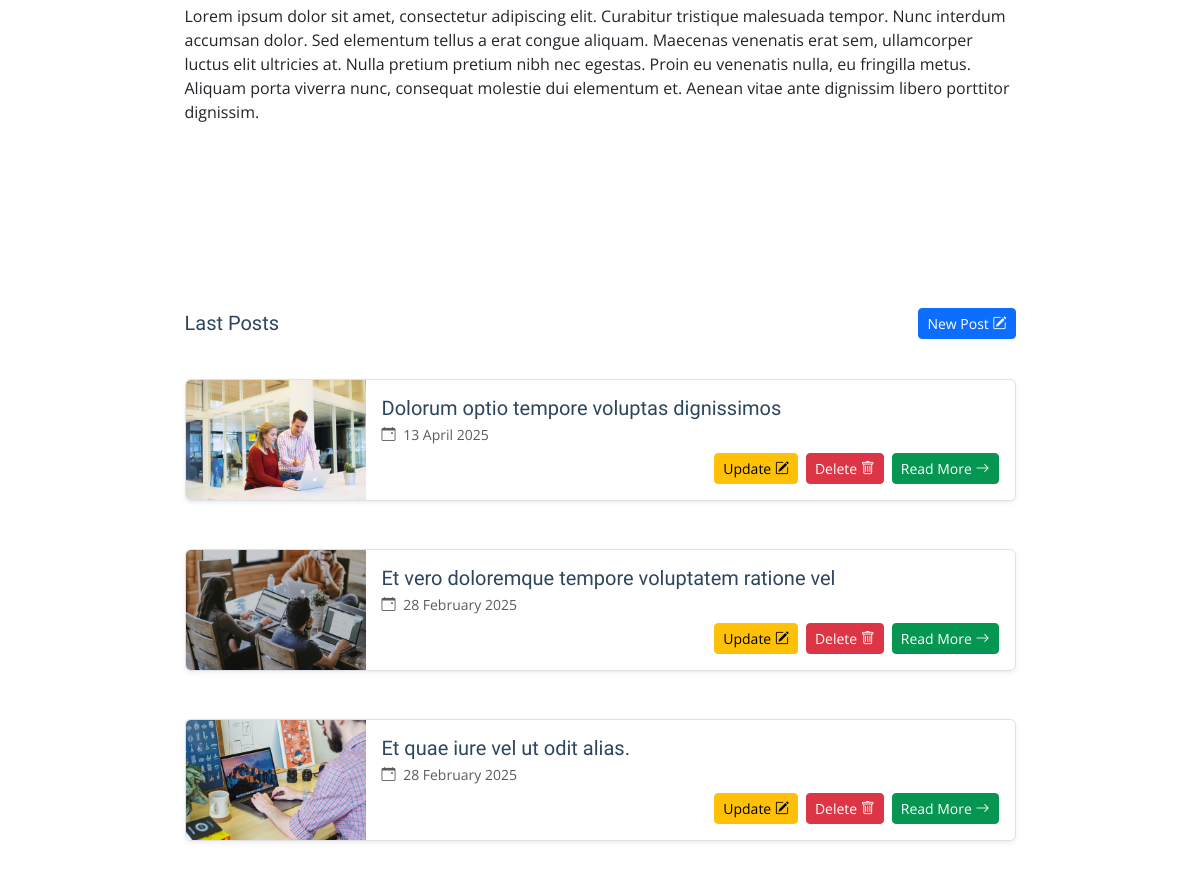
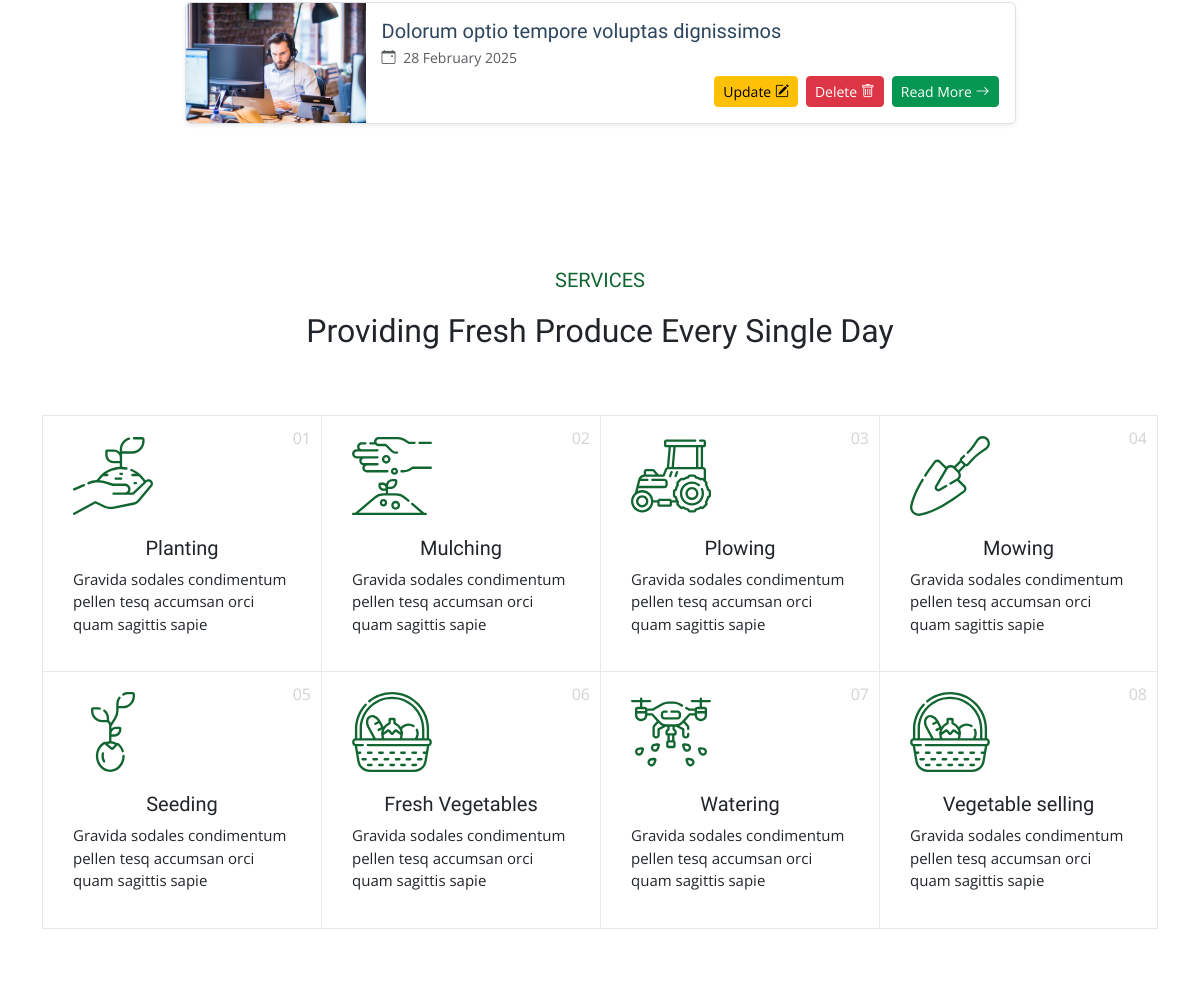
/accounts/profile/admin/ (signed in, middle part), run on an earlier commit of the app's database (2 pictures, top to bottom).
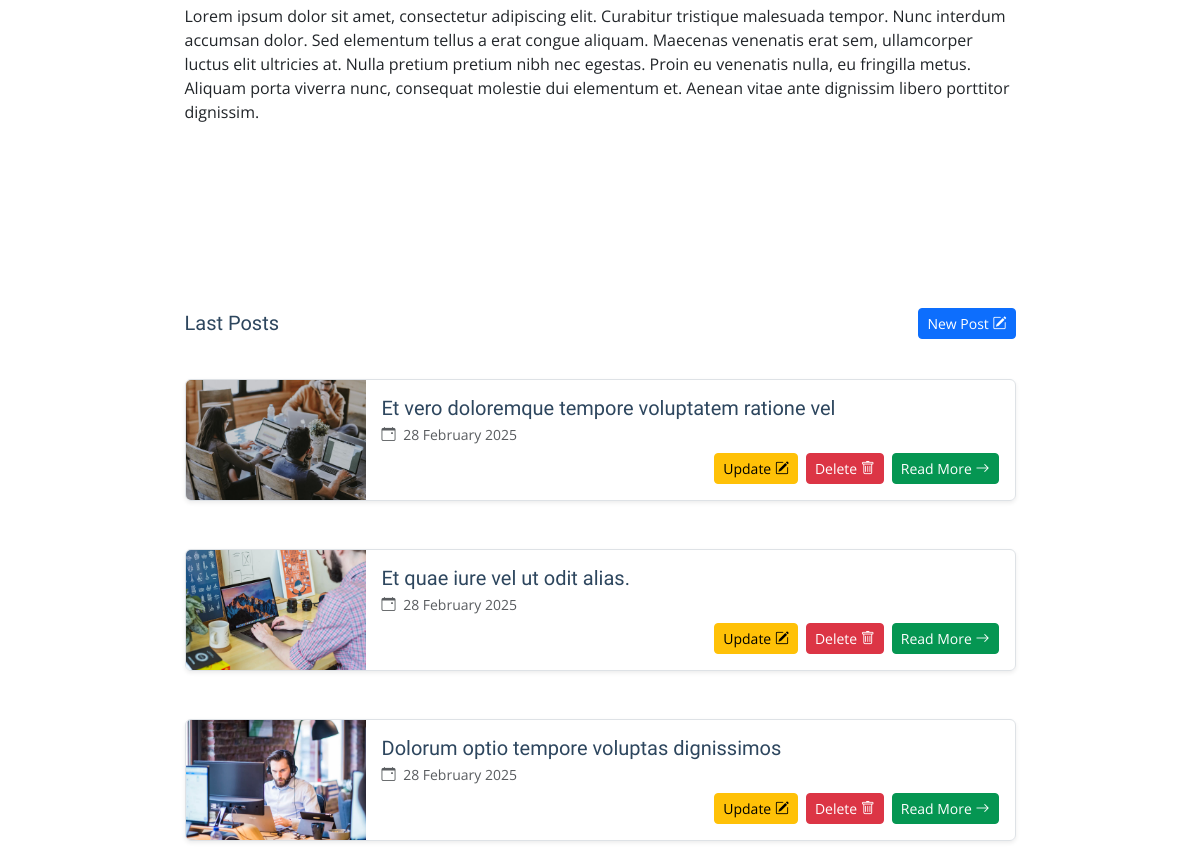
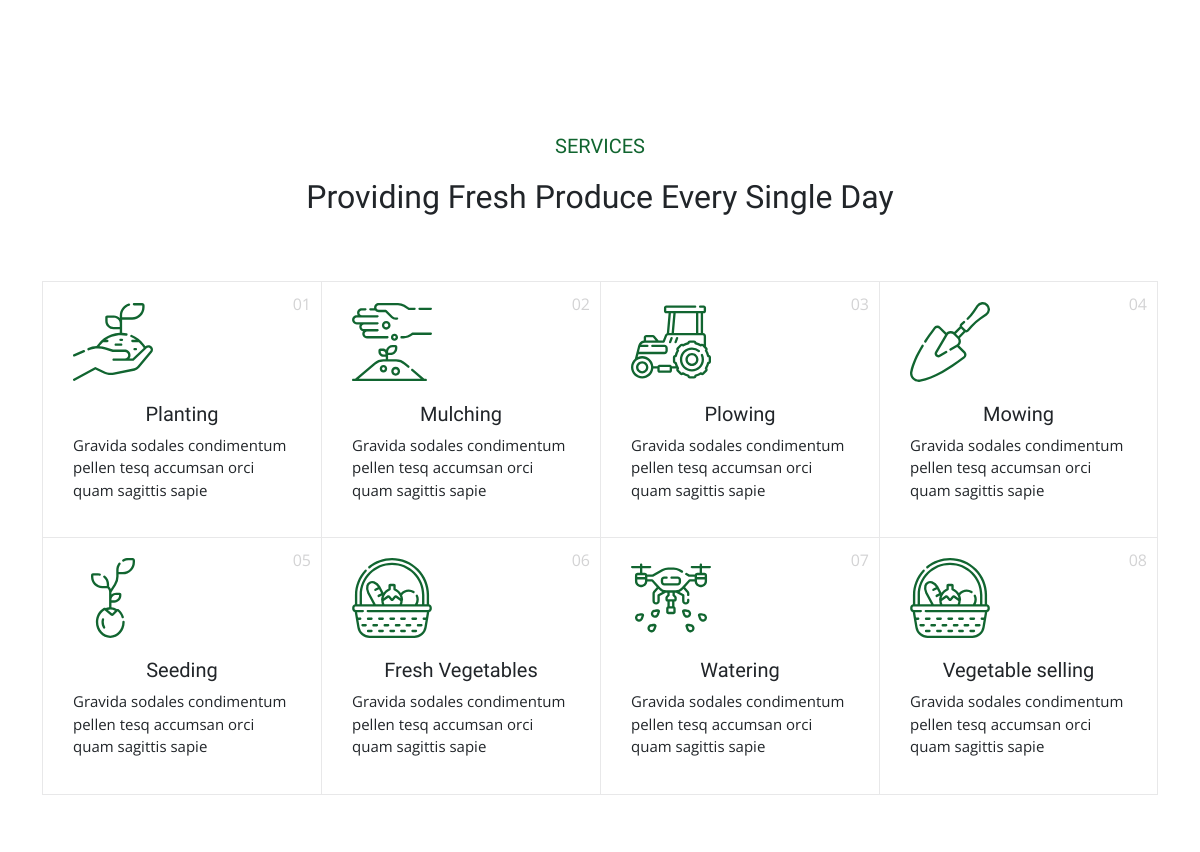
And on a later commit of the database (2 pictures, top to bottom).
### blog/models.py (models this page shows, shortened)
class Post(models.Model):
    title = models.CharField(max_length=200, verbose_name='Title')
    subtitle = models.CharField(max_length=200, verbose_name='Subtitle')
    relevant_text = models.CharField(max_length=50, verbose_name='Relevant Text', null=True, blank=True)
    introduction = models.TextField(verbose_name='Introduction')
    body_text = models.TextField(verbose_name='Body Text')
    conclusion = models.TextField(verbose_name='Conclusion')
    image = models.ImageField(verbose_name='Image', upload_to='posts', null=False, blank=False)
    author = models.ForeignKey(User, verbose_name='Author', on_delete=models.CASCADE)
    created_at = models.DateTimeField(auto_now_add=True, verbose_name='Creation Date')
    updated_at = models.DateTimeField(auto_now=True, verbose_name = 'Edition Date')
    class Meta:
        verbose_name = "Post"
        verbose_name_plural = "Posts"
        ordering = ['-created_at']

### registration/views.py (the view)
# urls.py: path('profile/<str:username>/', ProfileDetailView.as_view(), name='profile_detail'),
class ProfileDetailView(LoginRequiredMixin, DetailView):
    model = Profile
    template_name ='registration/profile_detail.html'
    context_object_name = 'profile'
    def get_object(self):
        profile, created = Profile.objects.get_or_create(user=self.request.user)
        return profile
    def get_context_data(self, **kwargs):
        context = super().get_context_data(**kwargs)
        context['is_owner'] = self.request.user == self.object.user
        return context

### blog/context_processors.py (called while the page is built)
def user_posts(request):
    if request.user.is_authenticated:
        posts = Post.objects.filter(author=request.user).order_by("-created_at", "-id")  # Posts del usuario logueado
    else:
        posts = None  # No hay usuario autenticado
    return {"user_posts": posts}

### core/templates/registration/profile_detail.html (shortened to what this page needs)
{% extends 'partials/base.html' %}
{% load static %}
{% block content %}
    <section id="profile" class="profile section">
        <div class="container">
            <div class="row mt-3">
                <div class="col-md-9 mx-auto mb-5">
                    <div class="row mt-5">
                        <div class="col-12">
                            <p>{{profile.bio}}</p>
                        </div>
                    </div>
                </div>
            </div>
        </div>
    </section>
    <section id="blog-posts-3" class="blog-posts-3 section">
        <div class="container">
            <div class="row justify-content-center">
                <div class="col-md-9">
                    <div class="row gy-4">
                        <div class="d-flex justify-content-between align-items-center mb-3">
                            <h5 class="mb-0">Last Posts</h5>
                            {% if is_owner %}
                                <a href="{% url 'blog:post_create' %}" class="btn btn-sm" style="background-color: #0d6efd; border-color: #0d6efd; color: white;">
                                    New Post
                                    <i class="bi bi-pencil-square"></i>
                                </a>
                            {% endif %}
                        </div>
                        {% for post in user_posts %}
                            <div class="col-12 mb-4">
                                <article class="d-flex border rounded shadow-sm overflow-hidden">
                                    <div class="flex-shrink-0">
                                        <img src="{{ post.image.url }}" alt="" class="img-fluid" style="width: 180px; height: 120px; object-fit: cover;">
                                    </div>
                                    <div class="p-3 d-flex flex-column justify-content-between w-100">
                                        <div>
                                            <h5 class="mb-1">{{ post.title }}</h5>
                                            <div class="text-muted small mb-2">
                                                <i class="bi bi-calendar-event me-1"></i>
                                                {{ post.created_at|date:"d F Y" }} &nbsp;
                                            </div>
                                        </div>
                                        <div class="d-flex justify-content-end gap-2">
                                            <a href="{% url 'blog:post_update' post.pk %}" class="btn btn-sm" style="background-color: #ffc107; border-color: #ffc107; color: black;">
                                                Update <i class="bi bi-pencil-square"></i>
                                            </a>
                                            <form method="POST" action="{% url 'blog:post_delete' post.pk %}">
                                                <button type="submit" class="btn btn-sm" style="background-color: #dc3545; border-color: #dc3545; color: white;">
                                                    Delete <i class="bi bi-trash"></i>
                                                </button>
                                            </form>
                                            <a href="{% url 'blog:post_detail' post.id %}" class="btn btn-sm" style="background: #059652; border-color: #059652; color: white;">
                                                Read More <i class="bi bi-arrow-right"></i>
                                            </a>
                                        </div>
                                    </div>
                                </article>
                            </div>
                        {% endfor %}
                    </div>
                </div>
            </div>
        </div>
    </section>
    {% include 'sections/services-info.html' %}
{% endblock %}

What changed in the data, as far as the page shows it:
removed Post: image (picture), title "Dolorum optio tempore voluptas dignissimos", created_at "13 April 2025"
